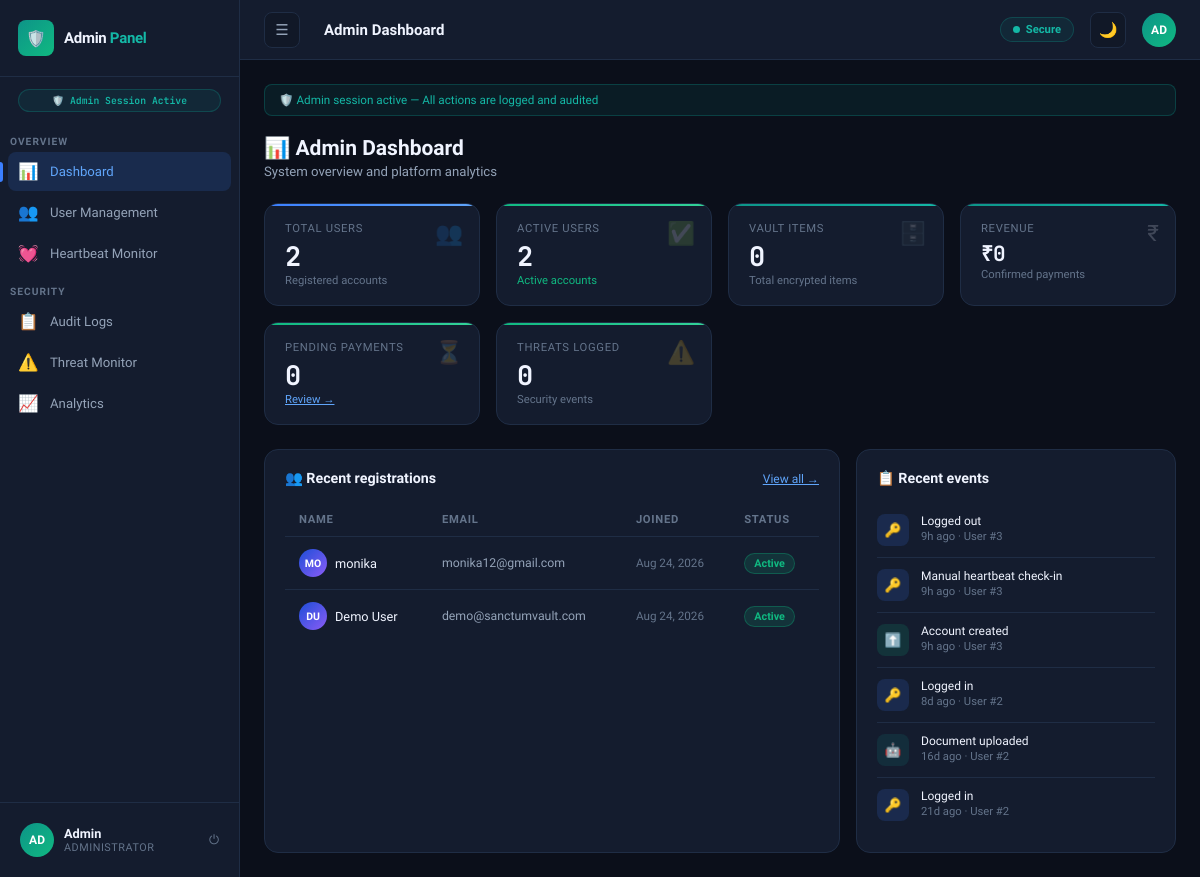
The page /admin/dashboard (signed in) on the database its author committed.
### sanctum-vault/database.py (models this page shows, shortened)
class User(db.Model):
    __tablename__ = 'users'
    id            = db.Column(db.Integer, primary_key=True)
    name          = db.Column(db.String(100), nullable=False)
    email         = db.Column(db.String(200), unique=True, nullable=False)
    password      = db.Column(db.String(300), nullable=False)
    phone         = db.Column(db.String(30),  default='')
    role          = db.Column(db.String(20),  default='user')   # user | admin
    plan          = db.Column(db.String(30),  default='free')   # free | pro | enterprise
    is_active     = db.Column(db.Boolean,     default=True)
    last_login    = db.Column(db.DateTime,    nullable=True)
    heartbeat_interval = db.Column(db.Integer, default=30)      # days
    created_at    = db.Column(db.DateTime,    default=datetime.utcnow)
    totp_secret      = db.Column(db.String(64),  nullable=True)   # TOTP secret (base32)
    totp_enabled     = db.Column(db.Boolean,     default=False)
    sms_enabled      = db.Column(db.Boolean,     default=False)
    sms_code         = db.Column(db.String(10),  nullable=True)   # current OTP sent via SMS
    sms_code_expiry  = db.Column(db.DateTime,    nullable=True)
    hw_key_enabled   = db.Column(db.Boolean,     default=False)
    hw_key_name      = db.Column(db.String(100), nullable=True)   # e.g. "YubiKey 5"
    hw_key_id        = db.Column(db.String(200), nullable=True)   # simulated credential id
    backup_codes     = db.Column(db.Text,        nullable=True)   # JSON list of hashed codes
    backup_codes_generated_at = db.Column(db.DateTime, nullable=True)
    vault_items   = db.relationship('VaultItem',   backref='user', lazy=True)
    beneficiaries = db.relationship('Beneficiary', backref='user', lazy=True)
    share_links   = db.relationship('ShareLink',   backref='user', lazy=True)
    activity_logs = db.relationship('ActivityLog', backref='user', lazy=True)
    notifications = db.relationship('Notification',backref='user', lazy=True)
    payments      = db.relationship('Payment',     backref='user', lazy=True)
    @property
    def initials(self):
        parts = self.name.strip().split()
        return (parts[0][0] + parts[-1][0]).upper() if len(parts) >= 2 else self.name[:2].upper()

class ActivityLog(db.Model):
    __tablename__ = 'activity_logs'
    id         = db.Column(db.Integer, primary_key=True)
    user_id    = db.Column(db.Integer, db.ForeignKey('users.id'), nullable=False)
    action     = db.Column(db.String(200), nullable=False)
    detail     = db.Column(db.String(300), default='')
    icon_type  = db.Column(db.String(30),  default='login')
    ip         = db.Column(db.String(50),  default='')
    device     = db.Column(db.String(150), default='')
    created_at = db.Column(db.DateTime,    default=datetime.utcnow)
    ICON_MAP = {'login':'🔑','upload':'⬆️','share':'🔗','alert':'⚠️','key':'🗝️','ai':'🤖','payment':'💳'}
    @property
    def icon(self):
        return self.ICON_MAP.get(self.icon_type, '📋')
    @property
    def time_ago(self):
        diff = datetime.utcnow() - self.created_at
        if diff.total_seconds() < 60:   return 'Just now'
        if diff.total_seconds() < 3600: return f'{int(diff.total_seconds()/60)}m ago'
        if diff.days == 0:              return f'{int(diff.total_seconds()/3600)}h ago'
        return f'{diff.days}d ago'

### sanctum-vault/app.py (the view)
@app.route('/admin/dashboard')
@admin_required
def admin_dashboard():
    total_users    = User.query.filter_by(role='user').count()
    active_users   = User.query.filter_by(role='user', is_active=True).count()
    total_items    = VaultItem.query.filter_by(is_deleted=False).count()
    threat_count   = ActivityLog.query.filter_by(icon_type='alert').count()
    recent_users   = User.query.filter_by(role='user').order_by(User.created_at.desc()).limit(5).all()
    recent_logs    = ActivityLog.query.order_by(ActivityLog.created_at.desc()).limit(10).all()
    pending_pay    = Payment.query.filter_by(status='pending').count()
    total_revenue  = db.session.query(db.func.sum(Payment.amount_inr)).filter_by(status='confirmed').scalar() or 0
    return render_template('admin_dashboard.html', total_users=total_users, active_users=active_users,
                           total_items=total_items, threat_count=threat_count, recent_users=recent_users,
                           recent_logs=recent_logs, pending_pay=pending_pay, total_revenue=total_revenue)

### sanctum-vault/app.py (called while the page is built)
def admin_required(f):
    from functools import wraps
    @wraps(f)
    def decorated(*args, **kwargs):
        if 'user_id' not in session or session.get('role') != 'admin':
            return redirect(url_for('admin_login'))
        return f(*args, **kwargs)
    return decorated

### sanctum-vault/templates/admin_dashboard.html (shortened to what this page needs)
{% extends "admin_shell.html" %}
{% set pending_pay = pending_pay %}
{% set active_page = 'dashboard' %}
{% block content %}
<div class="admin-bar">🛡️ Admin session active — All actions are logged and audited</div>
<div class="page-header">
  <h1>📊 Admin Dashboard</h1>
  <p>System overview and platform analytics</p>
</div>
<div class="stats-grid">
  <div class="stat-card">
    <div class="stat-icon">👥</div>
    <div class="stat-label">Total users</div>
    <div class="stat-value">{{ total_users }}</div>
    <div class="stat-sub">Registered accounts</div>
  </div>
  <div class="stat-card green">
    <div class="stat-icon">✅</div>
    <div class="stat-label">Active users</div>
    <div class="stat-value">{{ active_users }}</div>
    <div class="stat-sub up">Active accounts</div>
  </div>
  <div class="stat-card teal">
    <div class="stat-icon">🗄️</div>
    <div class="stat-label">Vault items</div>
    <div class="stat-value">{{ total_items }}</div>
    <div class="stat-sub">Total encrypted items</div>
  </div>
  <div class="stat-card teal">
    <div class="stat-icon">₹</div>
    <div class="stat-label">Revenue</div>
    <div class="stat-value" style="font-size:1.4rem">₹{{ total_revenue }}</div>
    <div class="stat-sub">Confirmed payments</div>
  </div>
  <div class="stat-card {% if pending_pay > 0 %}amber{% else %}green{% endif %}">
    <div class="stat-icon">⏳</div>
    <div class="stat-label">Pending payments</div>
    <div class="stat-value">{{ pending_pay }}</div>
    <div class="stat-sub"><a href="{{ url_for('admin_payments') }}" style="color:var(--accent2)">Review →</a></div>
  </div>
  <div class="stat-card {% if threat_count > 0 %}red{% else %}green{% endif %}">
    <div class="stat-icon">⚠️</div>
    <div class="stat-label">Threats logged</div>
    <div class="stat-value">{{ threat_count }}</div>
    <div class="stat-sub">Security events</div>
  </div>
</div>
<div class="grid-65-35">
  <div class="card">
    <div class="card-header"><div class="card-title">👥 Recent registrations</div><a href="{{ url_for('admin_users') }}" style="font-size:.8rem;color:var(--accent2)">View all →</a></div>
    <div class="table-wrap">
      <table>
        <thead><tr><th>Name</th><th>Email</th><th>Joined</th><th>Status</th></tr></thead>
        <tbody>
          {% for user in recent_users %}
          <tr>
            <td>
              <div style="display:flex;align-items:center;gap:8px">
                <div class="avatar" style="width:28px;height:28px;font-size:.7rem">{{ user.initials }}</div>
                {{ user.name }}
              </div>
            </td>
            <td style="font-size:.82rem;color:var(--text2)">{{ user.email }}</td>
            <td style="font-size:.78rem;color:var(--text3)">{{ user.created_at.strftime('%b %d, %Y') }}</td>
            <td><span class="badge badge-{{ 'green' if user.is_active else 'red' }}">{{ 'Active' if user.is_active else 'Disabled' }}</span></td>
          </tr>
          {% endfor %}
        </tbody>
      </table>
    </div>
  </div>
  <div class="card">
    <div class="card-header"><div class="card-title">📋 Recent events</div></div>
    {% for log in recent_logs[:6] %}
    <div class="activity-item">
      <div class="act-icon {{ log.icon_type }}">{{ log.icon }}</div>
      <div class="act-body">
        <div class="act-title" style="font-size:.8rem">{{ log.action }}</div>
        <div class="act-meta">{{ log.time_ago }} · User #{{ log.user_id }}</div>
      </div>
    </div>
    {% endfor %}
  </div>
</div>
{% endblock %}

### sanctum-vault/static/css/main.css (style rules this page uses)
*,*::before,*::after { box-sizing:border-box;margin:0;padding:0 }
:root { --bg:#0b0f1a;--bg2:#111827;--bg3:#1a2235;--card:#141c2e;--card2:#1e2a40; --border:#1f2d45;--border2:#2a3d58;--accent:#3b7fff;--accent2:#60a5fa; --accent3:#1d4ed8;--teal:#0d9488;--teal2:#14b8a6;--green:#10b981; --red:#ef4444;--amber:#f59e0b;--purple:#8b5cf6;--text:#f0f4ff; --text2:#94a3b8;--text3:#64748b;--font:'Sora',sans-serif; --mono:'JetBrains Mono',monospace;--r:10px;--r2:14px; --sh:0 4px 24px rgba(0,0,0,.4); }
html { font-size:15px;scroll-behavior:smooth }
body { font-family:var(--font);background:var(--bg);color:var(--text);min-height:100vh;overflow-x:hidden }
.avatar { width:34px;height:34px;border-radius:50%;background:linear-gradient(135deg,var(--accent3),var(--purple));display:flex;align-items:center;justify-content:center;font-size:.8rem;font-weight:700;flex-shrink:0;color:#fff }
.page-header { margin-bottom:24px }
.page-header h1 { font-size:1.4rem;font-weight:700;margin-bottom:4px }
.page-header p { color:var(--text2);font-size:.88rem }
.card { background:var(--card);border:1px solid var(--border);border-radius:var(--r2);padding:20px }
.card-header { display:flex;align-items:center;justify-content:space-between;margin-bottom:16px }
.card-title { font-size:.95rem;font-weight:600;display:flex;align-items:center;gap:8px }
.stats-grid { display:grid;grid-template-columns:repeat(4,1fr);gap:16px;margin-bottom:24px }
.stat-card { background:var(--card);border:1px solid var(--border);border-radius:var(--r2);padding:18px 20px;position:relative;overflow:hidden }
.stat-card::before { content:'';position:absolute;top:0;left:0;right:0;height:2px;background:linear-gradient(90deg,var(--accent),var(--accent2)) }
.stat-card.teal::before { background:linear-gradient(90deg,var(--teal),var(--teal2)) }
.stat-card.green::before { background:linear-gradient(90deg,var(--green),#34d399) }
.stat-label { font-size:.75rem;color:var(--text3);text-transform:uppercase;letter-spacing:.06em;margin-bottom:8px;font-weight:500 }
.stat-value { font-size:1.8rem;font-weight:700;line-height:1;margin-bottom:4px;font-family:var(--mono) }
.stat-sub { font-size:.75rem;color:var(--text3) }
.stat-sub.up { color:var(--green) }
.stat-icon { position:absolute;right:16px;top:16px;font-size:1.5rem;opacity:.2 }
.table-wrap { overflow-x:auto }
table { width:100%;border-collapse:collapse }
thead th { text-align:left;padding:10px 14px;font-size:.75rem;font-weight:600;color:var(--text3);text-transform:uppercase;letter-spacing:.06em;border-bottom:1px solid var(--border) }
tbody td { padding:12px 14px;font-size:.85rem;border-bottom:1px solid var(--border);vertical-align:middle }
tbody tr:last-child td { border-bottom:none }
.badge { display:inline-flex;align-items:center;gap:4px;padding:3px 9px;border-radius:20px;font-size:.72rem;font-weight:600 }
.badge-green { background:rgba(16,185,129,.15);color:var(--green);border:1px solid rgba(16,185,129,.3) }
.grid-65-35 { display:grid;grid-template-columns:1.8fr 1fr;gap:16px }
.activity-item { display:flex;align-items:flex-start;gap:12px;padding:11px 0;border-bottom:1px solid var(--border) }
.activity-item:last-child { border-bottom:none }
.act-icon { width:32px;height:32px;border-radius:8px;display:flex;align-items:center;justify-content:center;font-size:.9rem;flex-shrink:0 }
.act-icon.login { background:rgba(59,127,255,.15);color:var(--accent2) }
.act-icon.upload { background:rgba(16,185,129,.15);color:var(--green) }
.act-icon.ai { background:rgba(13,148,136,.15);color:var(--teal2) }
.act-body { flex:1 }
.act-title { font-size:.85rem;font-weight:500;margin-bottom:2px }
.act-meta { font-size:.75rem;color:var(--text3) }
.admin-bar { background:rgba(13,148,136,.1);border:1px solid rgba(13,148,136,.3);border-radius:8px;padding:8px 14px;font-size:.78rem;color:var(--teal2);display:flex;align-items:center;gap:6px;margin-bottom:20px }

### rows shown on the page
User: initials "MO", name "monika", email "monika12@gmail.com", created_at "Aug 24, 2026", is_active "Active"
User: initials "DU", name "Demo User", email "demo@sanctumvault.com", created_at "Aug 24, 2026", is_active "Active"
ActivityLog: icon "🔑", action "Logged out", time_ago "9h ago", user_id "3"
ActivityLog: icon "🔑", action "Manual heartbeat check-in", time_ago "9h ago", user_id "3"
ActivityLog: icon "⬆️", action "Account created", time_ago "9h ago", user_id "3"
ActivityLog: icon "🔑", action "Logged in", time_ago "8d ago", user_id "2"
ActivityLog: icon "🤖", action "Document uploaded", time_ago "16d ago", user_id "2"
ActivityLog: icon "🔑", action "Logged in", time_ago "21d ago", user_id "2"

### other values the page prints
{{ session.user_name[:2]|upper }} "AD"
{{ session.user_name }} "Admin"
{{ total_users }} "2"
{{ active_users }} "2"
{{ total_items }} "0"
{{ total_revenue }} "0"
{{ pending_pay }} "0"
{{ threat_count }} "0"
